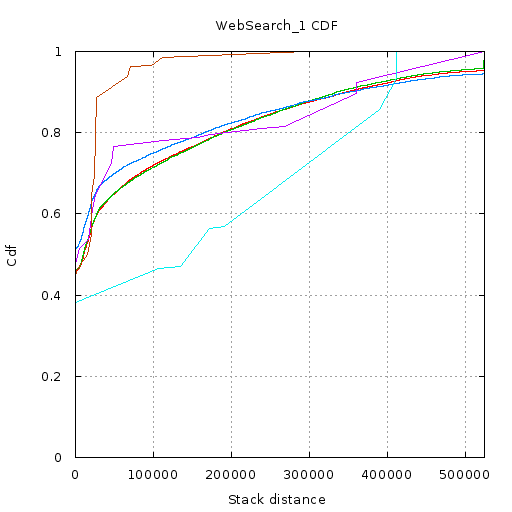

Write gnuplot code to recreate this figure.
set terminal  png size 512,512 font 'Verdana, 10'
set nokey
set title "WebSearch_1 CDF"
set output '//home//cat//Documents//CACHE//Tests//Gists//WebSearch1//CDF//10//cdf.png'
set ylabel "Cdf"
set yrange [0:1]
set xlabel "Stack distance"
set xrange [2.000000:524289.000000]
set grid xtics ytics
plot '//home//cat//Documents//CACHE//Tests//Gists//WebSearch1//CDF//10//0.txt' using 1:2 with lines,\
'//home//cat//Documents//CACHE//Tests//Gists//WebSearch1//CDF//10//1.txt' using 1:2 with lines,\
'//home//cat//Documents//CACHE//Tests//Gists//WebSearch1//CDF//10//2.txt' using 1:2 with lines,\
'//home//cat//Documents//CACHE//Tests//Gists//WebSearch1//CDF//10//3.txt' using 1:2 with lines,\
'//home//cat//Documents//CACHE//Tests//Gists//WebSearch1//CDF//10//4.txt' using 1:2 with lines,\
'//home//cat//Documents//CACHE//Tests//Gists//WebSearch1//CDF//10//5.txt' using 1:2 with lines
